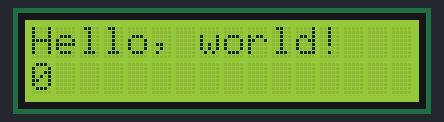
The sketch below on a simulated Arduino Uno, built with avr-gcc and run on an emulated ATmega328P. Parts: 16×2 character LCD.

Above: at 0.1 s.
At 4.1 s:
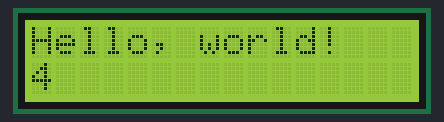
At 9.1 s:
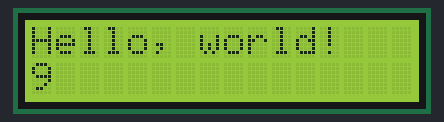
At 19.1 s:
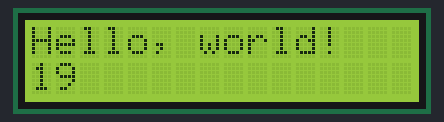
At 29.1 s:
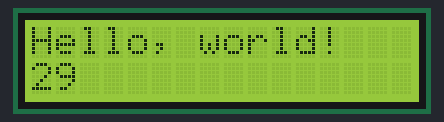
At 39.1 s:
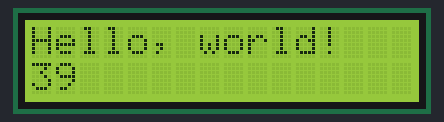

Measured:
- what the display in image 1 shows lasts 1.0 s, from 4.0 s to 5.0 s

The sketch:

Project_31_1602_LCD.ino
```cpp
/*
Keye New RFID Starter Kit
Project 31
1602 LCD
Edit By Keyes
*/
#include <LiquidCrystal.h>
// Initialize 1602 LCD and set the Arduino pin
LiquidCrystal lcd(12, 11, 5, 4, 3, 2);
void setup() {
  // set the numbers of row and column of 1602 LCD
  lcd.begin(16, 2);
  // Print character strings on 1602 LCD
  lcd.print("Hello, world!");
}
void loop() {
  // set the the cursor to row 2 column 0
  lcd.setCursor(0, 1);
  // Print the current operating time in ms
  lcd.print(millis() / 1000);
}
```
